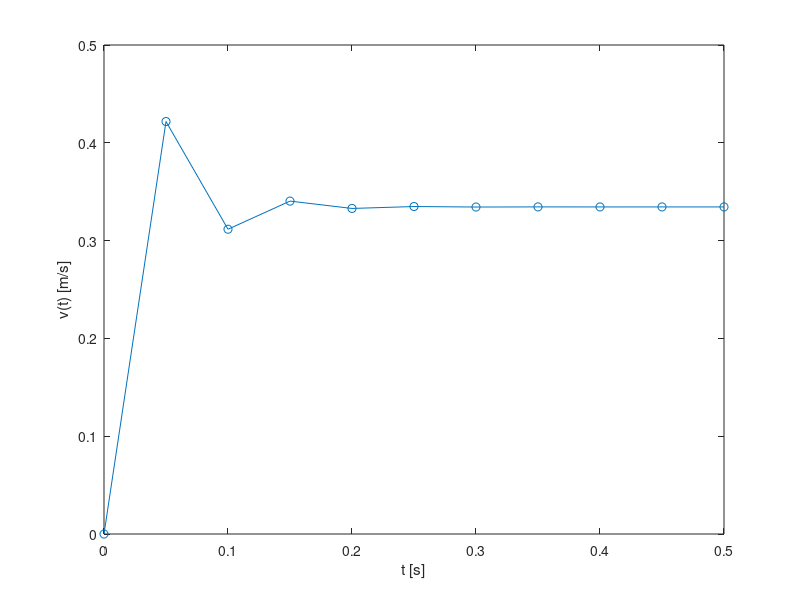

MATLAB code to generate this figure:
% Overshooting solution.
clear all
g=9.81;%m.s^-2
r=0.005;%m
eta=1100*1e-3;%1 Centipoise =1 mPa s
rhos=7.85e3;%kg/m^3
rhof=1.10e3;%kg/m^3
v0 = 0;% meters per second
tspan =[0  0.5];% seconds
f=@(t,v)((rhos-rhof)/rhos*g - (9*eta)/(2*r^2*rhos)*v);
nsteps =10;
dt= diff(tspan)/nsteps;
t(1)=tspan(1);
v(1)=v0;
for j=1:nsteps
    t(j+1) =t(j)+dt;
    v(j+1) =v(j)+dt*f(t(j),v(j));
end
plot(t,v,'o-')
xlabel('t [s]'),ylabel('v(t) [m/s]')
    